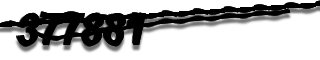
#> input picture img/10.png, 320 x 60 px, given in place of 0.png, which was not available
$ python 2_CleanCapt.py
#> lines starting #> are read from the running program, lines starting #| are printed output that depends on the picture; after the words box and inside, x2 and y2 are one past the last pixel; in counts of white or black regions, pixels touching at a corner belong together
from PIL import Image


def CleanCapt(i):
#> called with i = 0
    image = Image.open('img/'+str(i)+'.png').convert("L")
    pixel_matrix = image.load()

    # Очистка по принцыпу если не черный (0) значит белый (255). Так убираем затемнения
    for column in range(0, image.height):
        for row in range(0, image.width):
            if pixel_matrix[row, column] != 0:
                pixel_matrix[row, column] = 255


    # stray line and pixel removal
    for column in range(1, image.height - 1):
        for row in range(1, image.width - 1):
            if pixel_matrix[row, column] == 0 \
                and pixel_matrix[row, column - 1] == 255 and pixel_matrix[row, column + 1] == 255:
                pixel_matrix[row, column] = 255
            if pixel_matrix[row, column] == 0 \
                and pixel_matrix[row - 1, column] == 255 and pixel_matrix[row + 1, column] == 255:
                pixel_matrix[row, column] = 255

    image.save('imgClean/'+str(i)+'.png')
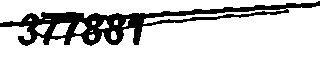
#> saved as 0.png: PIL image 320x60 L; 79.8% white; 1 black region, box (x1, y1, x2, y2) and area: (0, 1, 320, 46) 3883


if __name__ == '__main__':
    i=0
    while i<10:
        CleanCapt(i)
        i=i+1
#> pass 2 of the loop `while i<10:`:
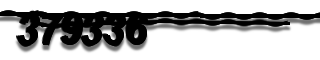
#> input picture img/11.png, 320 x 60 px, given in place of 1.png, which was not available
#> in CleanCapt (call 2), `image.save('imgClean/'+str(i)+'.png')`:
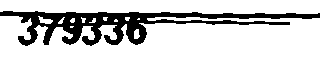
#> saved as 1.png: PIL image 320x60 L; 79.3% white; 1 black region, box (x1, y1, x2, y2) and area: (0, 11, 320, 46) 3969
#> (the run stopped early here; a loop or call above may not have finished)
